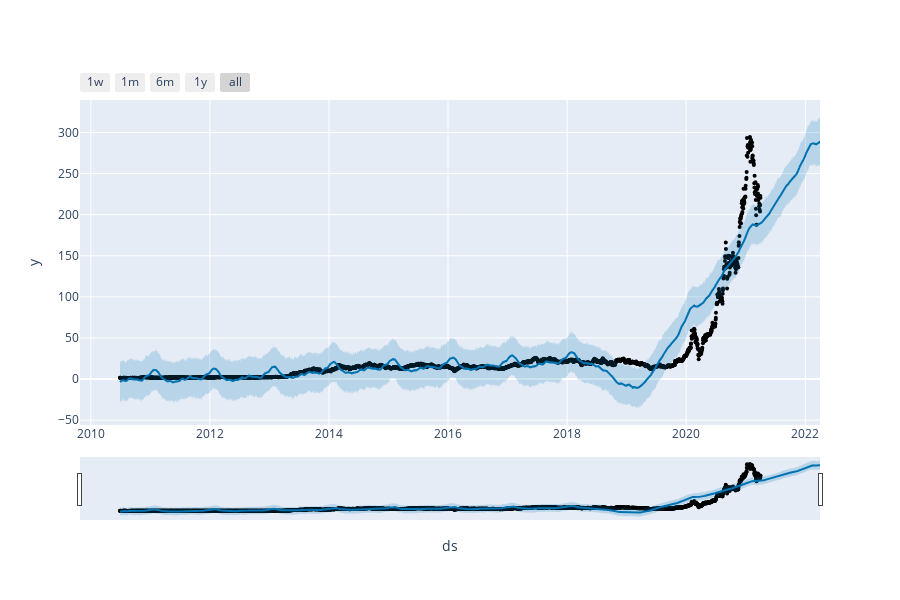

Write notebook code for a chart like this one.
### Code cell
plot_plotly(m, forecast)

### Figure 1 — Plotly figure (JSON) as saved in the notebook; plotly's stock layout.template omitted (floating-point values rounded to 4 significant figures; data arrays with more than 128 entries replaced by an {"elided": "..."} marker saying what was removed)
{"data": [{"marker": {"color": "black", "size": 4}, "mode": "markers", "name": "Actual", "type": "scatter", "x": {"elided": "2709 str values"}, "y": {"elided": "2709 float values"}}, {"hoverinfo": "skip", "line": {"width": 0}, "mode": "lines", "type": "scatter", "x": {"elided": "3074 str values"}, "y": {"elided": "3074 float values"}}, {"fill": "tonexty", "fillcolor": "rgba(0, 114, 178, 0.2)", "line": {"color": "#0072B2", "width": 2}, "mode": "lines", "name": "Predicted", "type": "scatter", "x": {"elided": "3074 str values"}, "y": {"elided": "3074 float values"}}, {"fill": "tonexty", "fillcolor": "rgba(0, 114, 178, 0.2)", "hoverinfo": "skip", "line": {"width": 0}, "mode": "lines", "type": "scatter", "x": {"elided": "3074 str values"}, "y": {"elided": "3074 float values"}}], "layout": {"height": 600, "showlegend": false, "width": 900, "xaxis": {"rangeselector": {"buttons": [{"count": 7, "label": "1w", "step": "day", "stepmode": "backward"}, {"count": 1, "label": "1m", "step": "month", "stepmode": "backward"}, {"count": 6, "label": "6m", "step": "month", "stepmode": "backward"}, {"count": 1, "label": "1y", "step": "year", "stepmode": "backward"}, {"step": "all"}]}, "rangeslider": {"visible": true}, "title": {"text": "ds"}, "type": "date"}, "yaxis": {"title": {"text": "y"}}}}
